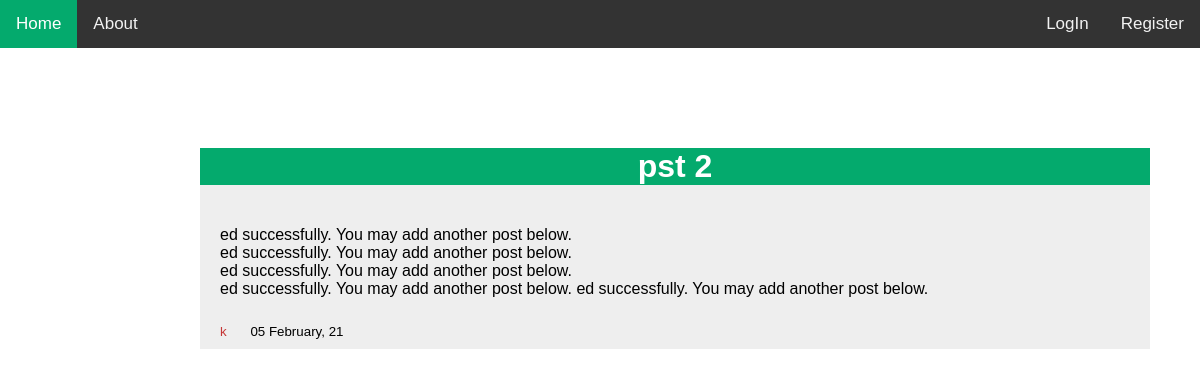
Page /2/ on the committed database.
### blog/models.py (models this page shows, shortened)
class post(models.Model):
    title = models.CharField(max_length = 100)
    description = models.TextField()
    date = models.DateTimeField(auto_now_add = True)
    author = models.ForeignKey(User, on_delete = models.CASCADE)

### blog/views.py (the view)
# urls.py: path('<int:pk>/', views.detail.as_view(), name = 'post-detail'),
class detail(DetailView):
	model = post
	template_name = 'blog/detail.html'
	context_object_name = 'post'

### blog/templates/blog/detail.html (shortened to what this page needs)
{% extends 'blog/base.html' %}
{%block dp%}
    <div class="post">
            <h1>{{post.title}}</h1>
            <p class="padd">{{post.description|linebreaksbr}}</p>
            <small class="padd" >
                <a class="author" href="{% url 'user-post' post.author %}"> {{post.author}}  </a>
            </small>
            <small class="">{{post.date|date:"d F, y"}}</small>
        </div>
{%endblock dp%}

### blog/static/blog/main.css (style rules this page uses)
body { margin: 0px; font-family: Arial, Helvetica, sans-serif; }
.post { margin: 0px 50px 50px 200px; background-color: #eee; color: black; display: block; text-decoration: none; padding-bottom: 10px; }
.post h1 { background-color: #04AA6D; color: white; text-align: center; }
.padd { padding: 20px 20px 10px 20px; }
.author { text-decoration: none; color: rgb(197, 55, 55); }

### rows in the picture
post: title "pst 2", description "ed successfully. You may add another post below. ed successfully. You may add another post below. ed successfully. You may add another post below. ed successfully. You may add another post below. ed successfully. You may add another post below.", author "k", date "05 February, 21"
